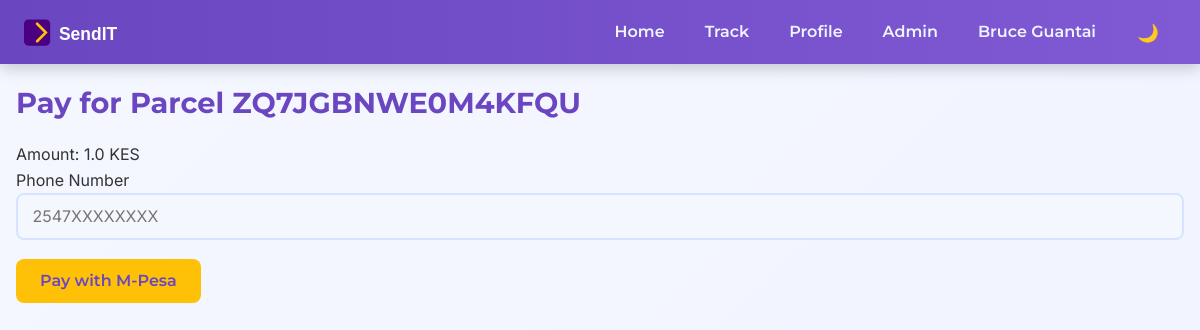
The app's page /pay/3 (signed in) with its own data.
### models.py (models this page shows)
    class User(db.Model, UserMixin):
        id = db.Column(db.Integer, primary_key=True)
        username = db.Column(db.String(80), unique=True, nullable=False)
        email = db.Column(db.String(120), unique=True, nullable=False)
        password = db.Column(db.String(255), nullable=False)
        is_admin = db.Column(db.Boolean, default=False)
        parcels = db.relationship('Parcel', backref='user', lazy=True)

    class Parcel(db.Model):
        id = db.Column(db.Integer, primary_key=True)
        pickup = db.Column(db.String(255), nullable=False)
        destination = db.Column(db.String(255), nullable=False)
        weight = db.Column(db.Float, nullable=False)
        distance = db.Column(db.Float, nullable=False)
        cost = db.Column(db.Float, nullable=False)
        user_id = db.Column(db.Integer, db.ForeignKey('user.id'), nullable=False)
        tracking_number = db.Column(db.String(16), unique=True, nullable=False)
        status = db.Column(db.String(20), nullable=False, default='Pending')
        current_location = db.Column(db.String(255))
        created_at = db.Column(db.DateTime, nullable=False, default=datetime.utcnow)
        tracking_history = db.Column(JSON, nullable=False, default=[])
        payments = db.relationship('Payment', backref='parcel', lazy=True)

### app.py (the view, shortened to what this page needs)
    @app.route('/pay/<int:parcel_id>', methods=['GET', 'POST'])
    @login_required
    def pay(parcel_id):
        from forms import PaymentForm
        parcel = Parcel.query.get_or_404(parcel_id)
        if parcel.user_id != current_user.id:
            flash('Unauthorized access.', 'danger')
            return redirect(url_for('main.index'))
        form = PaymentForm()
        return render_template('pay.html', parcel=parcel, form=form)

### forms.py
class PaymentForm(FlaskForm):
    phone_number = StringField(
        'Phone Number',
        validators=[
            DataRequired(),
            Regexp('^254[0-9]{9}$', message='Phone number must start with 254 and be 12 digits long (e.g., 254712345678).')
        ]
    )
    submit = SubmitField('Pay with M-Pesa')

### templates/pay.html (shortened to what this page needs)
<!DOCTYPE html>
<html lang="en">
<head>
    <link rel="stylesheet" href="{{ url_for('static', filename='style.css') }}">
</head>
<body class="{{ session.get('theme', 'light') }}-mode">
    {% include 'base.html' %}
    <div class="container">
        <h1>Pay for Parcel {{ parcel.tracking_number }}</h1>
        <p>Amount: {{ parcel.cost }} KES</p>
        <form method="POST" action="{{ url_for('pay', parcel_id=parcel.id) }}">
            <div class="form-group">
                {{ form.phone_number.label }}
                {{ form.phone_number(class="form-control", placeholder="2547XXXXXXXX") }}
            </div>
            {{ form.submit(class="btn btn-primary") }}
        </form>
    </div>
</body>
</html>

### templates/base.html (shortened to what this page needs)
<!DOCTYPE html>
<html lang="en">
<head>
    <link rel="stylesheet" href="{{ url_for('static', filename='style.css') }}">
</head>
<body class="light-theme">
    <nav class="nav">
        <img src="{{ url_for('static', filename='logo.svg') }}" alt="SendIT Logo" class="nav-logo">
        <ul class="nav-links">
            <li><a href="{{ url_for('main.index') }}" {% if request.endpoint == 'index' %}class="active"{% endif %}>Home</a></li>
            <li><a href="{{ url_for('main.track') }}" {% if request.endpoint == 'track' %}class="active"{% endif %}>Track</a></li>
            {% if current_user.is_authenticated %}
                <li><a href="{{ url_for('main.profile') }}" {% if request.endpoint == 'profile' %}class="active"{% endif %}>Profile</a></li>
                {% if current_user.is_admin %}
                    <li><a href="{{ url_for('main.admin') }}" {% if request.endpoint == 'admin' %}class="active"{% endif %}>Admin</a></li>
                {% endif %}
                <li>
                    <span class="nav-username">{{ current_user.username }}</span>
                </li>
                <li>
                    <button id="theme-toggle" class="btn btn-small btn-theme-toggle" title="Toggle Theme">
                        <span class="theme-icon">🌙</span>
                    </button>
                </li>
            {% endif %}
        </ul>
    </nav>
</body>
</html>

### static/style.css (style rules this page uses)
* { margin: 0; padding: 0; box-sizing: border-box; font-family: 'Inter', sans-serif; touch-action: manipulation; }
body { background: linear-gradient(135deg, #f5f7ff 0%, #f0f4ff 100%); color: #333333; min-height: 100vh; line-height: 1.6; overflow-x: hidden; }
.nav { background: linear-gradient(90deg, #6b46c1 0%, #805ad5 100%); position: fixed; top: 0; left: 0; right: 0; padding: 0.75rem 1.5rem; display: flex; justify-content: space-between; align-items: center; box-shadow: 0 4px 15px rgba(0, 0, 0, 0.2); z-index: 1000; animation: fadeIn 0.5s ease-in; }
.nav-logo { height: 35px; transition: transform 0.3s ease; }
.nav-links { list-style: none; display: flex; gap: 1.5rem; align-items: center; }
.nav-links a { color: #f0f4ff; text-decoration: none; font-family: 'Montserrat', sans-serif; font-size: clamp(0.9rem, 2.5vw, 1rem); font-weight: 600; padding: 0.5rem; position: relative; transition: color 0.3s ease, transform 0.3s ease; }
.nav-username { color: #f0f4ff; font-family: 'Montserrat', sans-serif; font-size: clamp(0.9rem, 2.5vw, 1rem); font-weight: 600; padding: 0.5rem; cursor: pointer; transition: color 0.3s ease; }
.btn-theme-toggle { background: transparent; border: 1px solid #f0f4ff; color: #f0f4ff; font-family: 'Montserrat', sans-serif; font-size: clamp(0.9rem, 2.5vw, 1rem); font-weight: 600; padding: 0.5rem; border-radius: 8px; display: flex; align-items: center; justify-content: center; width: 40px; height: 40px; transition: color 0.3s ease, border-color 0.3s ease, transform 0.3s ease; }
.btn-theme-toggle .theme-icon { font-size: clamp(1rem, 2.5vw, 1.1rem); }
.container { max-width: 100%; width: min(1280px, 100vw); margin: 5rem auto 1rem; padding: 0 1rem; }
h1, h2 { font-family: 'Montserrat', sans-serif; color: #6b46c1; font-weight: 700; margin-bottom: 1rem; }
h1 { font-size: clamp(1.5rem, 5vw, 1.8rem); }
.form-group { position: relative; margin-bottom: 1.2rem; }
.form-control { width: 100%; padding: 0.7rem 0.9rem; border: 2px solid #d6e4ff; border-radius: 8px; font-size: clamp(0.9rem, 2.5vw, 1rem); background: #f5f7ff; transition: border-color 0.3s ease, box-shadow 0.3s ease; }
.btn { padding: 0.7rem 1.5rem; border: none; border-radius: 8px; font-family: 'Montserrat', sans-serif; font-size: clamp(0.9rem, 2.5vw, 1rem); font-weight: 600; cursor: pointer; transition: background 0.3s ease, transform 0.3s ease, box-shadow 0.3s ease; margin-right: 0.5rem; min-height: 44px; }
.btn-primary { background: #FFC107; color: #6b46c1; }
.btn-small { padding: 0.5rem 1rem; font-size: clamp(0.85rem, 2vw, 0.9rem); min-height: 36px; }

### records on screen
User: username "Bruce Guantai"
Parcel: tracking_number "ZQ7JGBNWE0M4KFQU", cost "1.0"
